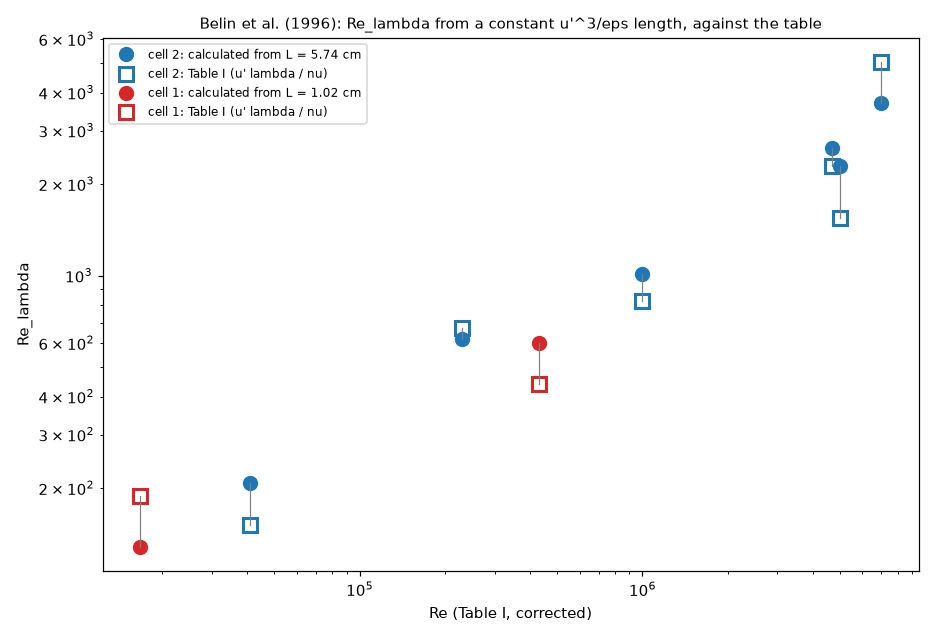

Write the Python code that produced this figure.
"""belin_table1_relambda_const.py  v01  Belin et al. (1996) Table I (belin_table1.csv): Re_lambda calculated from a constant length L = u'^3 / eps per cell, against Re, with Re_lambda of the table.
eps = u'^3 / L, lambda = (15 nu u'^2 / eps)^(1/2), Re_lambda = u' lambda / nu = (15 u' L / nu)^(1/2).  L per cell: the mean of u'^3 / eps over its runs, eps from the power number (belin_table1_u3eps_const.py:
cell 2 5.74 cm, cell 1 1.02 cm).  Table: Re_lambda_used of belin_table1.csv (u' lambda / nu, the misprint 879 as 439).
Usage: python belin_table1_relambda_const.py     writes belin_table1_relambda_const.png

Versions  M01 m01.v01 (2026-11-13): first version.
"""
import csv
import math
import os

import matplotlib
matplotlib.use("Agg")
import matplotlib.pyplot as plt
import numpy as np

HERE = os.path.dirname(os.path.abspath(__file__))
L_CELL = {2: 5.738, 1: 1.021}


def main():
    with open(os.path.join(HERE, "belin_table1.csv"), newline="", encoding="utf-8") as f:
        rows = list(csv.DictReader(f))
    cell = np.array([int(r["cell"]) for r in rows])
    nu, up, Re, Rl = (np.array([float(r[k]) for r in rows]) for k in ("nu_cm2_s", "u_prime_cm_s", "Re_used", "Re_lambda_used"))
    L = np.array([L_CELL[c] for c in cell])
    Rl_calc = np.sqrt(15 * up * L / nu)
    fig, ax = plt.subplots(figsize=(8.5, 5.8))
    for c, colour in ((2, "tab:blue"), (1, "tab:red")):
        sel = cell == c
        ax.loglog(Re[sel], Rl_calc[sel], "o", ms=9, color=colour, label="cell %d: calculated from L = %.2f cm" % (c, L_CELL[c]))
        ax.loglog(Re[sel], Rl[sel], "s", ms=9, mfc="none", mew=2, color=colour, label="cell %d: Table I (u' lambda / nu)" % c)
    for x, a_, b_ in zip(Re, Rl_calc, Rl):
        ax.plot([x, x], [a_, b_], "-", color="gray", lw=0.8)
    ax.set_xlabel("Re (Table I, corrected)")
    ax.set_ylabel("Re_lambda")
    ax.set_title("Belin et al. (1996): Re_lambda from a constant u'^3/eps length, against the table", fontsize=10)
    ax.legend(fontsize=8)
    fig.tight_layout()
    fig.savefig(os.path.join(HERE, "belin_table1_relambda_const.png"), dpi=110)
    print("Re          Re_lambda table   calculated   ratio")
    for r, t, c in zip(Re, Rl, Rl_calc):
        print("%9.3g   %8.0f   %8.0f    %.2f" % (r, t, c, c / t))


if __name__ == "__main__":
    main()
